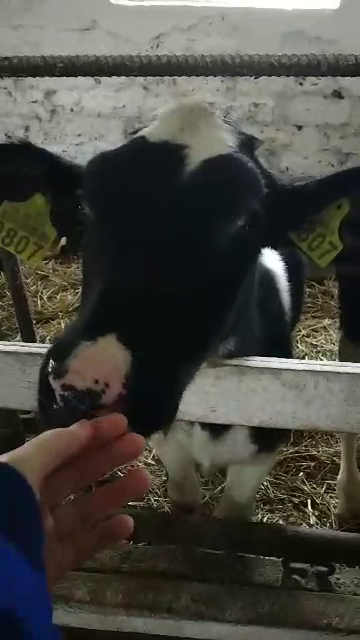
#> input picture frame 35 of lab2/12.mp4, 360 x 640 px
$ python lab2_cv.py
#> lines starting #> are read from the running program, lines starting #| are printed output that depends on the picture
import numpy as np
import cv2
import pickle
import struct
import time
cap = cv2.VideoCapture('12.MP4')

# params for ShiTomasi corner detection
feature_params = dict( maxCorners = 100,
                       qualityLevel = 0.3,
                       minDistance = 7,
                       blockSize = 7 )

# Parameters for lucas kanade optical flow
lk_params = dict( winSize  = (15,15),
                  maxLevel = 2,
                  criteria = (cv2.TERM_CRITERIA_EPS | cv2.TERM_CRITERIA_COUNT, 10, 0.03))

# Create some random colors
color = np.random.randint(0,255,(100,3))

# Take first frame and find corners in it
ret, old_frame = cap.read()
#> old_frame is the input picture: shape (640, 360, 3); mean B, G, R 64.6, 71.3, 72.3
old_gray = cv2.cvtColor(old_frame, cv2.COLOR_BGR2GRAY)
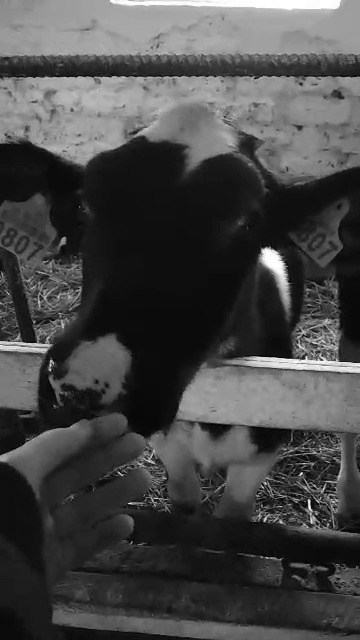
#> old_gray: shape (640, 360); min 0, max 255, mean 70.8
p0 = cv2.goodFeaturesToTrack(old_gray, mask = None, **feature_params)
#> p0 = 60 rows, first 8: [305, 359], [263, 250], [320, 357], [302, 472], [149, 458], [327, 485], [154, 502], [47, 341]

# Create a mask image for drawing purposes
mask = np.zeros_like(old_frame)

cucumber = True
f = open('Andruwka.Ag', 'wb')
start = time.clock()

while(cap.isOpened()):
    ret,frame = cap.read()
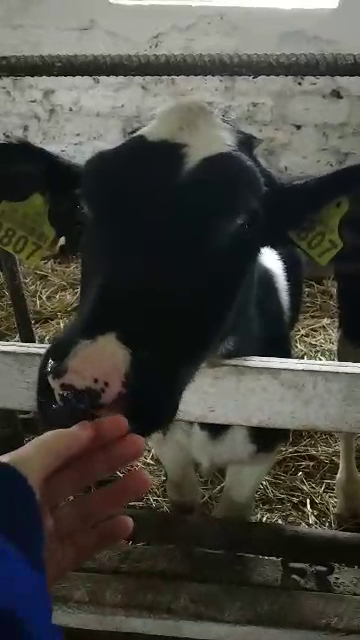
#> input picture frame 36 of lab2/12.mp4, 360 x 640 px
#> frame is the input picture: shape (640, 360, 3); mean B, G, R 64.4, 71, 72.1

    if ret:

        test = frame
        frame_gray = cv2.cvtColor(frame, cv2.COLOR_BGR2GRAY)
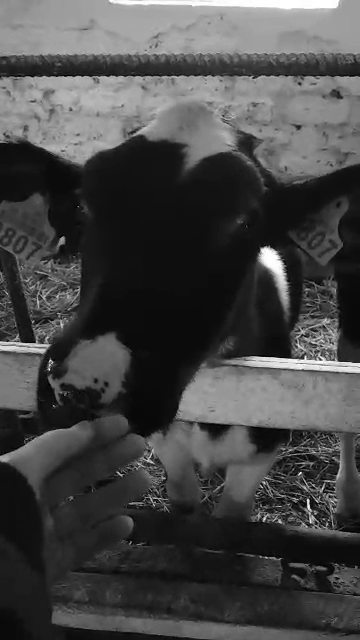
#> frame_gray: shape (640, 360); min 0, max 255, mean 70.6

        # calculate optical flow
        p1, st, err = cv2.calcOpticalFlowPyrLK(old_gray, frame_gray, p0, None, **lk_params)
#> p1 = 60 rows, first 8: [304, 358.8], [262.1, 249.2], [318.9, 356.7], [301, 471.5], [148.1, 457.8], [326, 484.5], [153, 501.8], [45.74, 341.2]; st = 60 values from 1 to 1; err = 60 values, max 12.96 at index 40, min 3.88 at index 29, mean 8.05
        '''print(" p1 ")
        print(p1)
        print(' p0 ')
        print(p0)'''
        # Select good points
        good_new = p1[st==1]
#> good_new = 60 pairs, first value 17.64 to 337, second value 238.7 to 522.6
        good_old = p0[st==1]
#> good_old = 60 pairs, first value 19 to 338, second value 239 to 523
        print(" p1 ")
        print(good_new)
#> (printed output is left out)
        print(' p0 ')
        print(good_old)
#> (printed output is left out)
        # draw the tracks
        for i,(new,old) in enumerate(zip(good_new,good_old)):
            a,b = new.ravel()
            c,d = old.ravel()
            mask = cv2.line(mask, (a,b),(c,d), color[i].tolist(), 2)
            frame = cv2.circle(frame,(a,b),5,color[i].tolist(),-1)
#> this loop made 60 passes
#> (a, b, c, d) on passes 1 to 12: (304, 358.8, 305, 359), (262.1, 249.2, 263, 250), (318.9, 356.7, 320, 357), (301, 471.5, 302, 472), (148.1, 457.8, 149, 458), (326, 484.5, 327, 485), (153, 501.8, 154, 502), (45.74, 341.2, 47, 341), (312.1, 522.6, 313, 523), (278.1, 519.7, 279, 520), (34.84, 339.2, 36, 339), (265.3, 519.7, 266, 520)
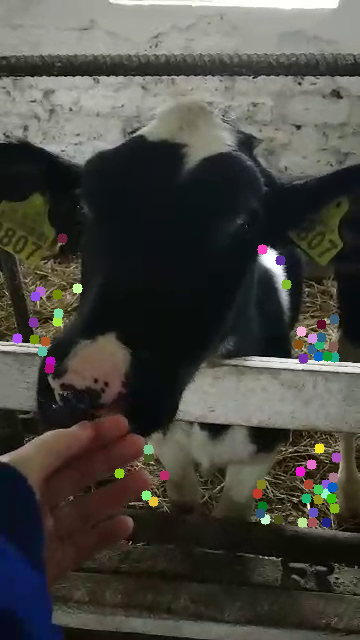
#> frame: shape (640, 360, 3); mean B, G, R 65.2, 71.6, 72.7
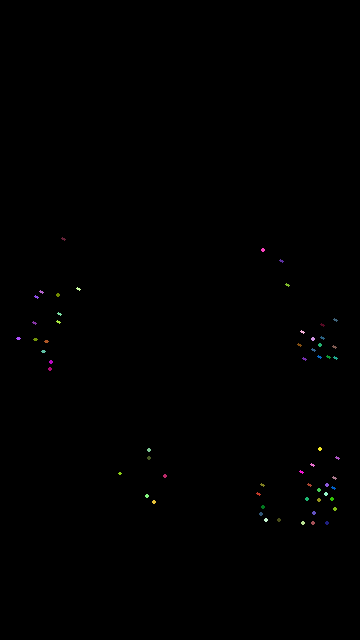
#> mask: shape (640, 360, 3); mean of channels 0, 1, 2 0.3, 0.4, 0.4; drawn as B, G, R
        img = cv2.add(frame,mask)

        cv2.imshow('frame',img)

        if cucumber:
            im = frame

            #d.write(str(im.ravel()))
            l = pickle.dumps(im)
            #pickle.dump(im, d)
            length = struct.pack('i',len(l))
            f.write(length)
            f.write(l)


        else:
            go = pickle.dumps(good_old)
            lgo = struct.pack('i', len(go))
            f.write(lgo)
            f.write(go)
            #im = good_new-good_old
            im = good_new
            #d.write(str(im.ravel()))
            l = pickle.dumps(im)
            #pickle.dump(im, d)
            length = struct.pack('i',len(l))
            f.write(length)
            f.write(l)
            # flow to file

        cucumber = not cucumber
        k = cv2.waitKey(30) & 0xff
#> (key Esc is pressed here)
        if k == 27:
            break

        # Now update the previous frame and previous points
        old_gray = frame_gray.copy()

        p0 = good_new.reshape(-1,1,2)
    else:
        break

elapsed = time.clock()
elapsed = elapsed - start
print(p0.shape)
#| (60, 1, 2)
print(len(p0))
#| 60
print('time: '+ str(elapsed))
f.close()
cv2.destroyAllWindows()
cap.release()

$ run again, starting later in the video
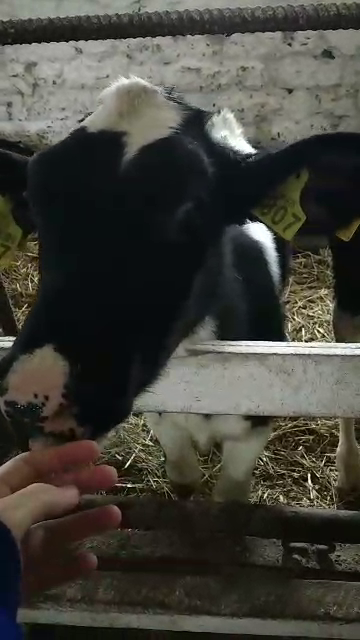
#> input picture frame 161 of lab2/12.mp4, 360 x 640 px
#> old_frame is the input picture: shape (640, 360, 3); mean B, G, R 58.2, 65.3, 66.2
#> p0 = 71 rows, first 8: [304, 339], [317, 327], [13, 340], [247, 222], [314, 487], [147, 440], [327, 458], [320, 473]
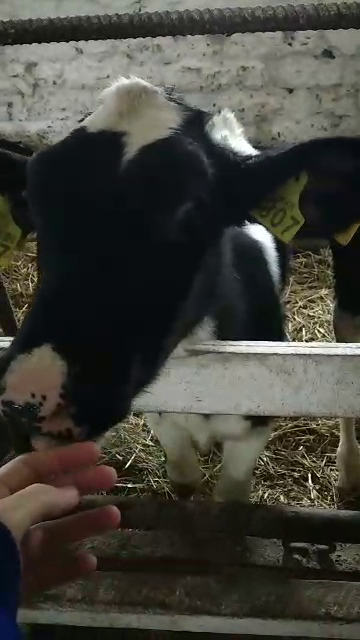
#> input picture frame 162 of lab2/12.mp4, 360 x 640 px
#> frame is the input picture: shape (640, 360, 3); mean B, G, R 58.3, 65.4, 66.3
#> p1 = 71 rows, first 8: [304.5, 338.9], [317.5, 327], [10.81, 340.2], [246.4, 223.8], [314.5, 487], [147.5, 440], [327.6, 457.9], [320.5, 472.8]; st = 71 values from 1 to 1; err = 71 values, max 19.6 at index 32, min 5.06 at index 19, mean 9.41
#> good_new = 71 pairs, first value 10.81 to 339.4, second value 151.4 to 507
#> good_old = 71 pairs, first value 13 to 339, second value 150 to 507
#> (printed output is left out)
#> (printed output is left out)
#> the loop `for i,(new,old) in enumerate(zip(good_new,good_old)):` made 71 passes
#> (a, b, c, d) on passes 1 to 8: (304.5, 338.9, 304, 339), (317.5, 327, 317, 327), (10.81, 340.2, 13, 340), (246.4, 223.8, 247, 222), (314.5, 487, 314, 487), (147.5, 440, 147, 440), (327.6, 457.9, 327, 458), (320.5, 472.8, 320, 473)
#> after the loop `for i,(new,old) in enumerate(zip(good_new,good_old)):`:
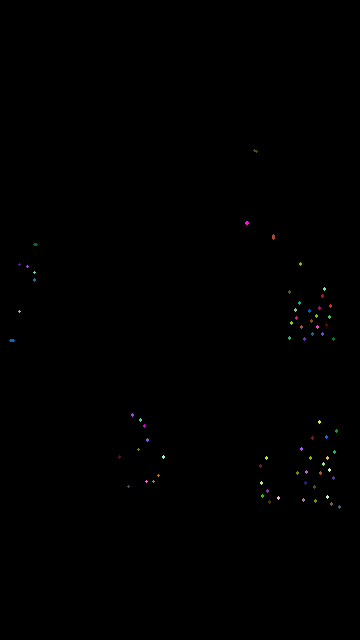
#> mask: shape (640, 360, 3); mean of channels 0, 1, 2 0.3, 0.3, 0.3; drawn as B, G, R
#| (71, 1, 2)
#| 71

$ run again, starting later in the video
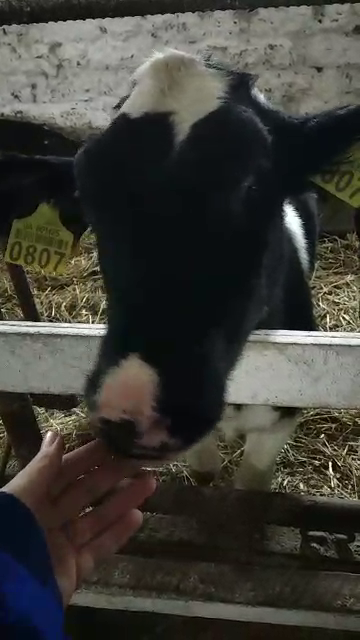
#> input picture frame 287 of lab2/12.mp4, 360 x 640 px
#> old_frame is the input picture: shape (640, 360, 3); mean B, G, R 55.4, 61.2, 62
#> p0 = 62 rows, first 8: [90, 321], [329, 328], [322, 436], [342, 313], [83, 312], [336, 476], [325, 289], [341, 462]
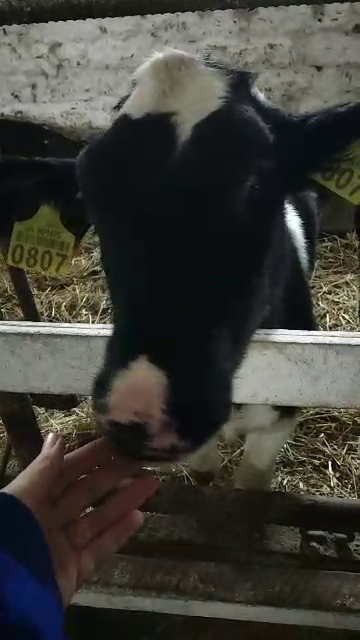
#> input picture frame 288 of lab2/12.mp4, 360 x 640 px
#> frame is the input picture: shape (640, 360, 3); mean B, G, R 55.3, 61.1, 62
#> p1 = 62 rows, first 8: [89.98, 320.8], [328.7, 327.3], [321.6, 435.4], [341.7, 312.4], [82.98, 311.7], [335.6, 475.3], [324.6, 288.4], [340.5, 461.3]; st = 62 values from 1 to 1; err = 62 values, max 28.65 at index 41, min 2.85 at index 42, mean 10.95
#> good_new = 62 pairs, first value 2.25 to 357.6, second value 29.02 to 496.3
#> good_old = 62 pairs, first value 2 to 358, second value 29 to 497
#> (printed output is left out)
#> (printed output is left out)
#> the loop `for i,(new,old) in enumerate(zip(good_new,good_old)):` made 62 passes
#> (a, b, c, d) on passes 1 to 8: (89.98, 320.8, 90, 321), (328.7, 327.3, 329, 328), (321.6, 435.4, 322, 436), (341.7, 312.4, 342, 313), (82.98, 311.7, 83, 312), (335.6, 475.3, 336, 476), (324.6, 288.4, 325, 289), (340.5, 461.3, 341, 462)
#> after the loop `for i,(new,old) in enumerate(zip(good_new,good_old)):`:
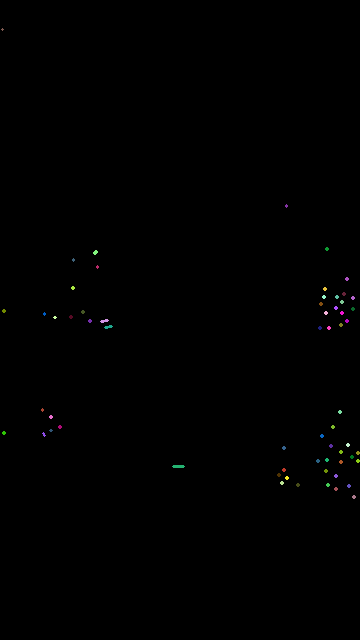
#> mask: shape (640, 360, 3); mean of channels 0, 1, 2 0.4, 0.4, 0.4; drawn as B, G, R
#| (62, 1, 2)
#| 62
